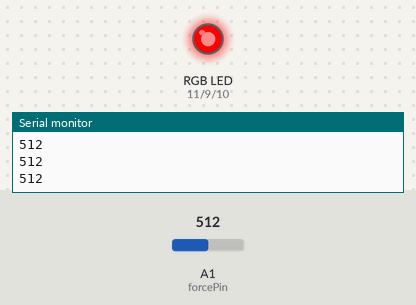
A sketch run on a simulated Arduino Uno, built with avr-gcc and run on an emulated ATmega328P. Shown: an RGB LED mixed from three pins (HIGH = lit), the last lines printed to the serial monitor. The inputs (shaded band) are chosen by the test bench; at power-on: A1 (forcePin) = 512.

Above: at 1.2 s.
1.3 s: A1 (forcePin) set to 344
2.8 s: A1 (forcePin) set to 322
At 3.7 s:
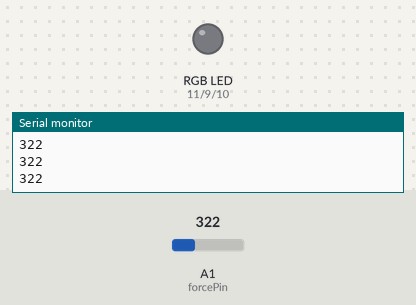
4.3 s: A1 (forcePin) set to 511
At 5.1 s:
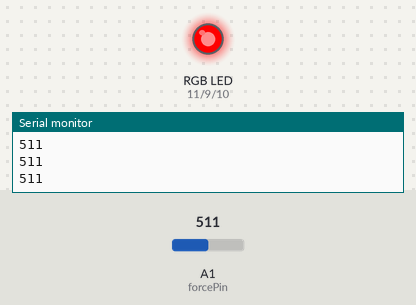
5.9 s: A1 (forcePin) set to 306
At 6.5 s:
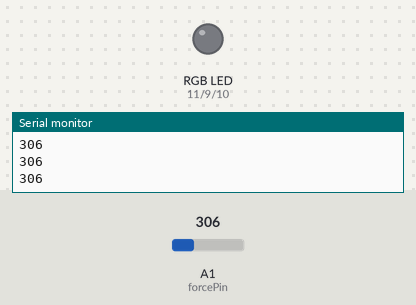
Timing chart, 0 to 8.5 s (numbered marks = the images above; inputs shaded):
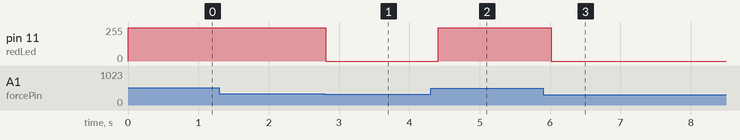

Measured:
- the behaviour switches between 336 and 335 on A1 (forcePin) (found by bisection; images 0 and 1)
- after the input at 2.8 s, pin 11 (redLed): 250/255 → 0/255 at once
- after the input at 4.3 s, pin 11 (redLed): 0/255 → 250/255 after 0.11 s
- after the input at 5.9 s, pin 11 (redLed): 250/255 → 0/255 after 0.12 s

The sketch:

Leds_Presion.ino
```cpp
int redLed = 11; // Led 11
int blueLed = 10; // Led 10
int greenLed = 9; // Led 9
int forcePin = A1; // A1 Analog1 Lectura de Presión
int forceValue=0;     //  Presión

 int fuerzaBrillo=0;     //  Presión

void setup(void) {
   pinMode(forcePin, INPUT);
   pinMode(redLed, OUTPUT);
   pinMode(blueLed, OUTPUT);
   pinMode(greenLed, OUTPUT);
  Serial.begin(9600);
}

void loop(void) {
  forceValue = analogRead(forcePin);
  Serial.println(forceValue);


  // we'll need to change the range from the analog reading (0-1023) down to the range
  // used by analogWrite (0-255) with map!
  fuerzaBrillo = map(forceValue, 0, 1024, 0, 125);
  // LED gets brighter the harder you press
  if(fuerzaBrillo> 40){
  analogWrite(redLed,250);

  analogWrite(blueLed,0);

  analogWrite(greenLed,0);
  }else{
   analogWrite(redLed,0);

  analogWrite(blueLed,0);

  analogWrite(greenLed,0);
  };
   Serial.println(forceValue);

  delay(200);
}
```
